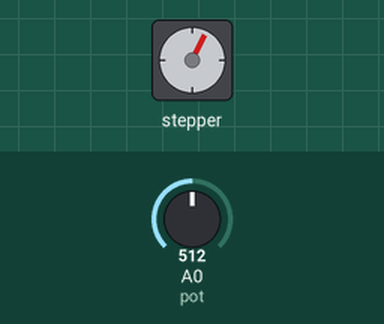
Bench run of a sketch on a simulated Arduino Uno, built with avr-gcc and run on an emulated ATmega328P. On the bench: stepper motor. The test bench sets the inputs (shaded band); at power-on: A0 (pot) = 512. Stepper angles assume 2048 steps per turn.

Above: at 1.2 s.
1.3 s: A0 (pot) set to 716
At 2.06 s:
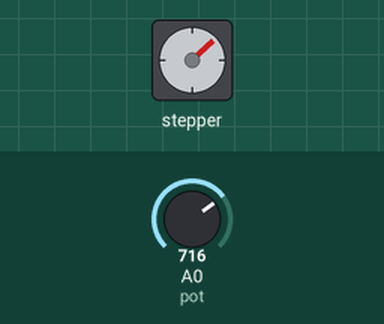
4.3 s: A0 (pot) set to 900
At 4.47 s:
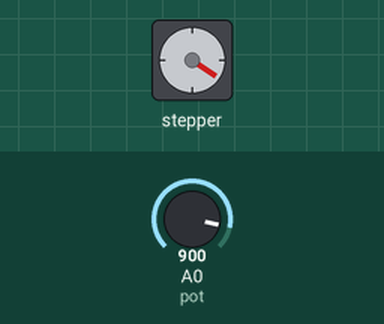
7.3 s: A0 (pot) set to 1023
At 7.49 s:
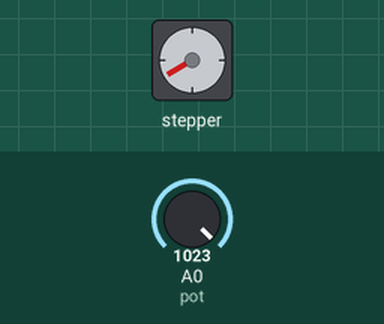
Timing chart, 0 to 19.3 s (numbered marks = the images above; inputs shaded):
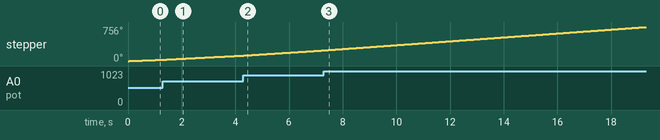

The sketch:

stepperMotorWithPot.ino
```cpp
// include Arduino stepper motor library
#include <Stepper.h>

// change this to the number of steps on your motor
#define STEPS 32

// create an instance of the stepper class, specifying
// the number of steps of the motor and the pins it's
// attached to
Stepper stepper(STEPS, 8, 10, 9, 11);

const int pot = A0; // speed control potentiometer is connected to analog pin 0
int stepperDirection = 1;
int stepperSpeed = 0;

void loop(){

  // read analog value from the potentiometer
  int val = analogRead(pot);

  // map digital value from [0, 1023] to [2, 500]
  // ===> min speed = 2 and max speed = 500 rpm
  if ( stepperSpeed != map(val, 0, 1023, 2, 500) ){
    // if the speed was changed
    stepperSpeed = map(val, 0, 1023, 2, 500);
    // set the speed of the motor
    stepper.setSpeed(stepperSpeed);
  }

  // move the stepper motor
  stepper.step(stepperDirection);

}
void setup(){

}
```
